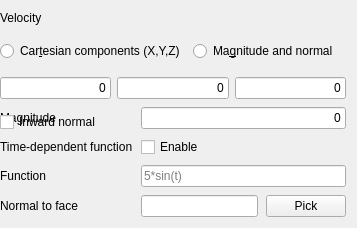
             <widget class="QFrame" name="frame1">
              <property name="frameShape">
               <enum>QFrame::NoFrame</enum>
              </property>
              <property name="frameShadow">
               <enum>QFrame::Raised</enum>
              </property>
              <layout class="QVBoxLayout" name="layoutVelocity">
               <property name="spacing">
                <number>8</number>
               </property>
               <property name="leftMargin">
                <number>0</number>
               </property>
               <item>
                <widget class="QLabel" name="label_velocity">
                 <property name="text">
                  <string>Velocity</string>
                 </property>
                </widget>
               </item>
               <item>
                <layout class="QGridLayout" name="gridLayout">
                 <property name="topMargin">
                  <number>8</number>
                 </property>
                 <property name="rightMargin">
                  <number>8</number>
                 </property>
                 <property name="bottomMargin">
                  <number>8</number>
                 </property>
                 <property name="spacing">
                  <number>8</number>
                 </property>
                 <item row="0" column="0">
                  <widget class="QRadioButton" name="radioButtonCart">
                   <property name="text">
                    <string>Car&amp;tesian components (X,Y,Z)</string>
                   </property>
                  </widget>
                 </item>
                 <item row="0" column="1">
                  <widget class="QRadioButton" name="radioButtonMagNormal">
                   <property name="text">
                    <string>Ma&amp;gnitude and normal</string>
                   </property>
                  </widget>
                 </item>
                </layout>
               </item>
               <item>
                <widget class="QFrame" name="frameCart">
                 <property name="frameShape">
                  <enum>QFrame::NoFrame</enum>
                 </property>
                 <property name="frameShadow">
                  <enum>QFrame::Raised</enum>
                 </property>
                 <layout class="QHBoxLayout" name="horizontalLayout">
                  <property name="leftMargin">
                   <number>0</number>
                  </property>
                  <property name="topMargin">
                   <number>0</number>
                  </property>
                  <property name="rightMargin">
                   <number>0</number>
                  </property>
                  <property name="bottomMargin">
                   <number>0</number>
                  </property>
                  <item>
                   <widget class="Gui::InputField" name="inputCartX">
                    <property name="sizePolicy">
                     <sizepolicy hsizetype="Preferred" vsizetype="Fixed">
                      <horstretch>0</horstretch>
                      <verstretch>0</verstretch>
                     </sizepolicy>
                    </property>
                    <property name="text">
                     <string notr="true">0</string>
                    </property>
                    <property name="alignment">
                     <set>Qt::AlignRight|Qt::AlignTrailing|Qt::AlignVCenter</set>
                    </property>
                    <property name="singleStep" stdset="0">
                     <double>0.100000000000000</double>
                    </property>
                    <property name="unit" stdset="0">
                     <string notr="true">m/s</string>
                    </property>
                    <property name="format" stdset="0">
                     <number>0</number>
                    </property>
                   </widget>
                  </item>
                  <item>
                   <widget class="Gui::InputField" name="inputCartY">
                    <property name="sizePolicy">
                     <sizepolicy hsizetype="Preferred" vsizetype="Fixed">
                      <horstretch>0</horstretch>
                      <verstretch>0</verstretch>
                     </sizepolicy>
                    </property>
                    <property name="text">
                     <string notr="true">0</string>
                    </property>
                    <property name="alignment">
                     <set>Qt::AlignRight|Qt::AlignTrailing|Qt::AlignVCenter</set>
                    </property>
                    <property name="singleStep" stdset="0">
                     <double>0.100000000000000</double>
                    </property>
                    <property name="unit" stdset="0">
                     <string notr="true">m/s</string>
                    </property>
                    <property name="format" stdset="0">
                     <number>0</number>
                    </property>
                   </widget>
                  </item>
                  <item>
                   <widget class="Gui::InputField" name="inputCartZ">
                    <property name="sizePolicy">
                     <sizepolicy hsizetype="Preferred" vsizetype="Fixed">
                      <horstretch>0</horstretch>
                      <verstretch>0</verstretch>
                     </sizepolicy>
                    </property>
                    <property name="text">
                     <string notr="true">0</string>
                    </property>
                    <property name="alignment">
                     <set>Qt::AlignRight|Qt::AlignTrailing|Qt::AlignVCenter</set>
                    </property>
                    <property name="singleStep" stdset="0">
                     <double>0.100000000000000</double>
                    </property>
                    <property name="unit" stdset="0">
                     <string notr="true">m/s</string>
                    </property>
                    <property name="format" stdset="0">
                     <number>0</number>
                    </property>
                   </widget>
                  </item>
                 </layout>
                </widget>
               </item>
               <item>
                <widget class="QFrame" name="frameMagNormal">
                 <property name="frameShape">
                  <enum>QFrame::NoFrame</enum>
                 </property>
                 <property name="frameShadow">
                  <enum>QFrame::Raised</enum>
                 </property>
                 <layout class="QFormLayout" name="layoutMagNormal">
                  <property name="horizontalSpacing">
                   <number>8</number>
                  </property>
                  <property name="verticalSpacing">
                   <number>8</number>
                  </property>
                  <property name="leftMargin">
                   <number>0</number>
                  </property>
                  <property name="topMargin">
                   <number>0</number>
                  </property>
                  <property name="rightMargin">
                   <number>0</number>
                  </property>
                  <property name="bottomMargin">
                   <number>0</number>
                  </property>
                  <item row="0" column="0">
                   <widget class="QLabel" name="label_2">
                    <property name="text">
                     <string>Magnitude</string>
                    </property>
                   </widget>
                  </item>
                  <item row="0" column="1">
                   <widget class="Gui::InputField" name="inputVelocityMag">
                    <property name="sizePolicy">
                     <sizepolicy hsizetype="MinimumExpanding" vsizetype="Fixed">
                      <horstretch>0</horstretch>
                      <verstretch>0</verstretch>
                     </sizepolicy>
                    </property>
                    <property name="text">
                     <string notr="true">0</string>
                    </property>
                    <property name="alignment">
                     <set>Qt::AlignRight|Qt::AlignTrailing|Qt::AlignVCenter</set>
                    </property>
                    <property name="singleStep" stdset="0">
                     <double>2.000000000000000</double>
                    </property>
                    <property name="minimum" stdset="0">
                     <double>0.000000000000000</double>
                    </property>
                    <property name="unit" stdset="0">
                     <string notr="true">m/s</string>
                    </property>
                    <property name="format" stdset="0">
                     <number>0</number>
                    </property>
                   </widget>
                  </item>
                  <item row="1" column="0">
                   <widget class="QLabel" name="label_useFunction">
                    <property name="text">
                     <string>Time-dependent function</string>
                    </property>
                   </widget>
                  </item>
                  <item row="1" column="1">
                   <widget class="QCheckBox" name="checkVelocityFunction">
                    <property name="text">
                     <string>Enable</string>
                    </property>
                   </widget>
                  </item>
                  <item row="2" column="0">
                   <widget class="QLabel" name="label_velocityFunction">
                    <property name="text">
                     <string>Function</string>
                    </property>
                   </widget>
                  </item>
                  <item row="2" column="1">
                   <widget class="QLineEdit" name="lineVelocityFunction">
                    <property name="placeholderText">
                     <string notr="true">5*sin(t)</string>
                    </property>
                   </widget>
                  </item>
                  <item row="3" column="0">
                   <widget class="QLabel" name="label_5">
                    <property name="text">
                     <string>Normal to face</string>
                    </property>
                   </widget>
                  </item>
                  <item row="3" column="1">
                   <layout class="QHBoxLayout" name="layoutDirectionFace">
                    <item>
                     <widget class="QLineEdit" name="lineDirection">
                      <property name="text">
                       <string/>
                      </property>
                     </widget>
                    </item>
                    <item>
                     <widget class="QPushButton" name="buttonDirection">
                      <property name="sizePolicy">
                       <sizepolicy hsizetype="Preferred" vsizetype="Fixed">
                        <horstretch>0</horstretch>
                        <verstretch>0</verstretch>
                       </sizepolicy>
                      </property>
                      <property name="maximumSize">
                       <size>
                        <width>16777215</width>
                        <height>16777215</height>
                       </size>
                      </property>
                      <property name="text">
                       <string>Pick</string>
                      </property>
                     </widget>
                    </item>
                   </layout>
                  </item>
                  <item row="2" column="1">
                   <widget class="QCheckBox" name="checkReverse">
                    <property name="enabled">
                     <bool>true</bool>
                    </property>
                    <property name="minimumSize">
                     <size>
                      <width>160</width>
                      <height>0</height>
                     </size>
                    </property>
                    <property name="maximumSize">
                     <size>
                      <width>200</width>
                      <height>16777215</height>
                     </size>
                    </property>
                    <property name="text">
                     <string>Inward normal</string>
                    </property>
                   </widget>
                  </item>
                 </layout>
                </widget>
               </item>
              </layout>
             </widget>
